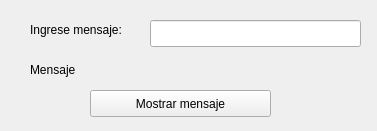
<?xml version="1.0" encoding="UTF-8"?>
<ui version="4.0">
 <class>MainWindow</class>
 <widget class="QMainWindow" name="MainWindow">
  <property name="geometry">
   <rect>
    <x>0</x>
    <y>0</y>
    <width>377</width>
    <height>131</height>
   </rect>
  </property>
  <property name="windowTitle">
   <string>MainWindow</string>
  </property>
  <widget class="QWidget" name="centralwidget">
   <widget class="QLineEdit" name="entradaMensaje">
    <property name="geometry">
     <rect>
      <x>150</x>
      <y>20</y>
      <width>211</width>
      <height>27</height>
     </rect>
    </property>
   </widget>
   <widget class="QLabel" name="label">
    <property name="geometry">
     <rect>
      <x>30</x>
      <y>20</y>
      <width>121</width>
      <height>19</height>
     </rect>
    </property>
    <property name="text">
     <string>Ingrese mensaje:</string>
    </property>
   </widget>
   <widget class="QLabel" name="mensaje">
    <property name="geometry">
     <rect>
      <x>30</x>
      <y>60</y>
      <width>331</width>
      <height>20</height>
     </rect>
    </property>
    <property name="text">
     <string>Mensaje</string>
    </property>
   </widget>
   <widget class="QPushButton" name="mostrar">
    <property name="geometry">
     <rect>
      <x>90</x>
      <y>90</y>
      <width>181</width>
      <height>27</height>
     </rect>
    </property>
    <property name="text">
     <string>Mostrar mensaje</string>
    </property>
   </widget>
  </widget>
 </widget>
 <resources/>
 <connections/>
</ui>
